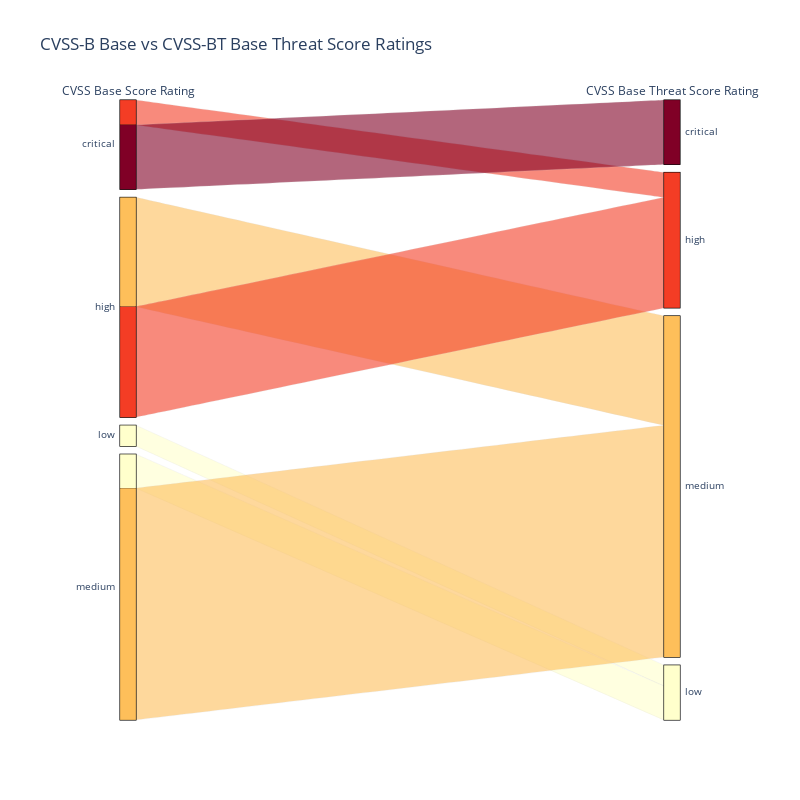

The notebook cell this image was saved under:
### Code cell
# Mapping dictionary to convert numbers back to categorical values
category_to_number = {'critical': 4, 'high': 3, 'medium': 2, 'low': 1}

cvss_bt_sankey_data['cvss_bt_score_category_color'] = cvss_bt_sankey_data['cvss-bt_score_category'].map(category_to_number)
color = cvss_bt_sankey_data['cvss_bt_score_category_color'];

colorscale = 'YlOrRd' #Yellow Orange Red
fig = go.Figure(go.Parcats(
    dimensions=[
        {'label': 'CVSS Base Score Rating', 'values': cvss_bt_sankey_data['base_score_category']},
        {'label': 'CVSS Base Threat Score Rating', 'values': cvss_bt_sankey_data['cvss-bt_score_category']},
    ],
    line={'color': color, 'colorscale': colorscale},
    counts=cvss_bt_sankey_data['count'],
))
fig.update_layout(
    title='CVSS-B Base vs CVSS-BT Base Threat Score Ratings',
    autosize=False,
    width=800,
    height=800,
)
fig.show()

fig.write_image("../images_out/cvss_bt_parcat.png") 

Image(filename='../images_out/cvss_bt_parcat.png') #display plot when viewing in github

### Figure 1 — Plotly figure (JSON) as saved in the notebook; plotly's stock layout.template omitted (floating-point values rounded to 4 significant figures)
{"data": [{"counts": [25970, 10049, 44585, 44072, 8440, 13686, 93475], "dimensions": [{"label": "CVSS Base Score Rating", "values": ["critical", "critical", "high", "high", "low", "medium", "medium"]}, {"label": "CVSS Base Threat Score Rating", "values": ["critical", "high", "high", "medium", "low", "low", "medium"]}], "line": {"color": [4, 3, 3, 2, 1, 1, 2], "colorscale": [[0, "rgb(255,255,204)"], [0.125, "rgb(255,237,160)"], [0.25, "rgb(254,217,118)"], [0.375, "rgb(254,178,76)"], [0.5, "rgb(253,141,60)"], [0.625, "rgb(252,78,42)"], [0.75, "rgb(227,26,28)"], [0.875, "rgb(189,0,38)"], [1, "rgb(128,0,38)"]]}, "type": "parcats"}], "layout": {"autosize": false, "height": 800, "title": {"text": "CVSS-B Base vs CVSS-BT Base Threat Score Ratings"}, "width": 800}}
